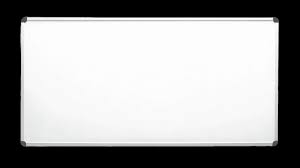
#> input picture images/whiteboard2.jpg, 300 x 168 px, found by its file name
$ python drawing.py
#> lines starting #> are read from the running program, lines starting #| are printed output that depends on the picture
import os, cv2
import numpy as np

image_path= r"C:\Users\464_0863\OneDrive - Yokogawa Electric Corporation\Attachments\Projects\opencv\images\whiteboard2.jpg"

img= cv2.imread(image_path)
#> img is the input picture: shape (168, 300, 3); mean B, G, R 162.1, 162.1, 162.1
print(img.shape)
#| (168, 300, 3)
# line
# cv2.line(img,  (60,95), (7,125),(0,255,0), 6)#starting and end points


# rectangle

# cv2.rectangle(img, (60,95), (7,125), (0,0,255), 6) #instead of 6 if we chose -1, the rectalge will be completed filled, means completed oclored. 6 determines the thickness.

# circle
cv2.circle(img, (100, 150), 15, (255,0,0),10) # 15;- radius, (100,150):- centre, (255,0,0):- blue color, 15:- thickness

# text
cv2.putText(img, 'Hey you!', (100, 150), cv2.FONT_HERSHEY_SIMPLEX, 1, (0, 255, 0), 2)
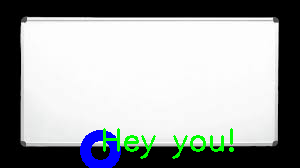
#> img: shape (168, 300, 3); mean B, G, R 162.5, 162.3, 158

cv2.imshow('img', img)
cv2.waitKey(0)
